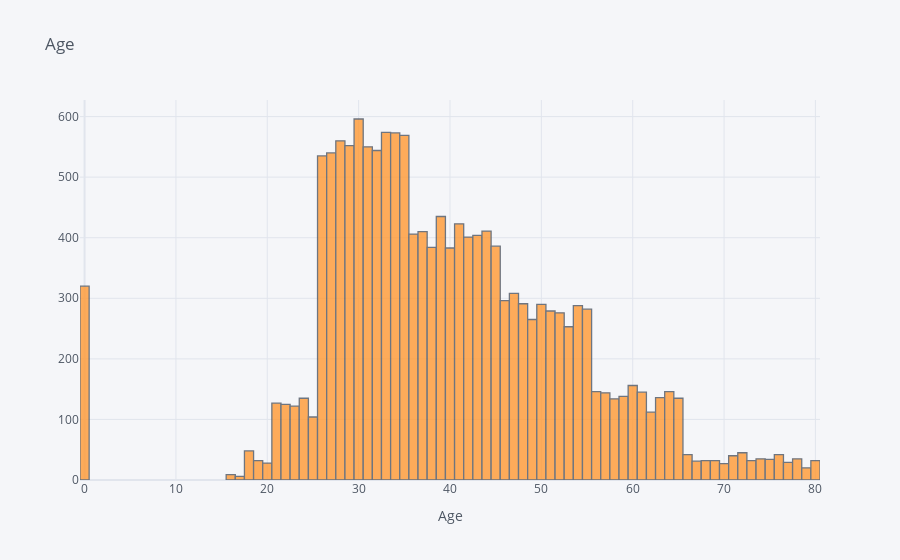
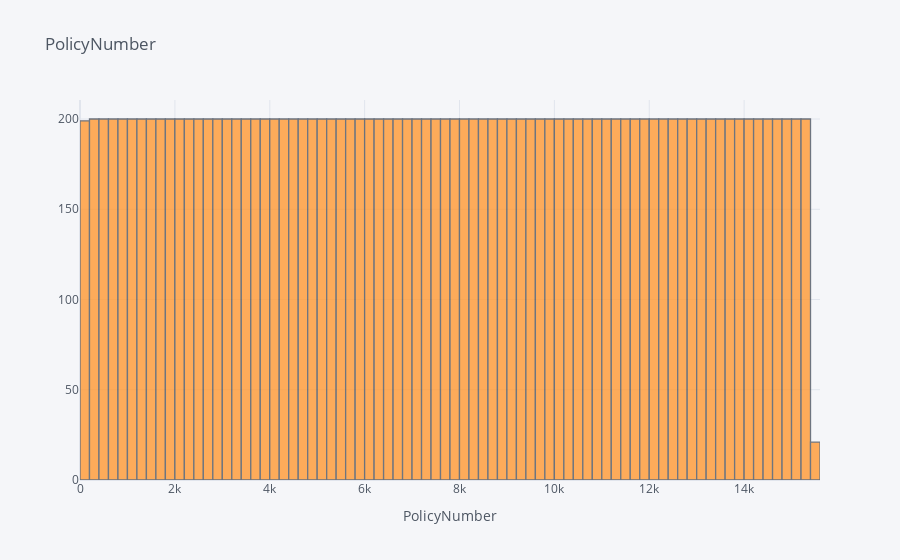

Source (notebook cell) for these figures, in order:
### Code cell
for c in numeric_cols:
    data[c].iplot(kind='hist',title=c,xTitle=c)
    plt.show()

### Figure 1 — Plotly figure (JSON) as saved in the notebook; plotly's stock layout.template omitted (floating-point values rounded to 4 significant figures; data arrays with more than 128 entries replaced by an {"elided": "..."} marker saying what was removed)
{"data": [{"histfunc": "count", "histnorm": "", "marker": {"color": "rgba(255, 153, 51, 1.0)", "line": {"color": "#4D5663", "width": 1.3}}, "name": "Age", "opacity": 0.8, "orientation": "v", "type": "histogram", "x": {"elided": "15420 int values"}}], "layout": {"barmode": "overlay", "legend": {"bgcolor": "#F5F6F9", "font": {"color": "#4D5663"}}, "paper_bgcolor": "#F5F6F9", "plot_bgcolor": "#F5F6F9", "title": {"font": {"color": "#4D5663"}, "text": "Age"}, "xaxis": {"gridcolor": "#E1E5ED", "showgrid": true, "tickfont": {"color": "#4D5663"}, "title": {"font": {"color": "#4D5663"}, "text": "Age"}, "zerolinecolor": "#E1E5ED"}, "yaxis": {"gridcolor": "#E1E5ED", "showgrid": true, "tickfont": {"color": "#4D5663"}, "title": {"font": {"color": "#4D5663"}, "text": ""}, "zerolinecolor": "#E1E5ED"}}}

### Figure 2 — Plotly figure (JSON) as saved in the notebook; plotly's stock layout.template omitted (floating-point values rounded to 4 significant figures; data arrays with more than 128 entries replaced by an {"elided": "..."} marker saying what was removed)
{"data": [{"histfunc": "count", "histnorm": "", "marker": {"color": "rgba(255, 153, 51, 1.0)", "line": {"color": "#4D5663", "width": 1.3}}, "name": "PolicyNumber", "opacity": 0.8, "orientation": "v", "type": "histogram", "x": {"elided": "15420 int values"}}], "layout": {"barmode": "overlay", "legend": {"bgcolor": "#F5F6F9", "font": {"color": "#4D5663"}}, "paper_bgcolor": "#F5F6F9", "plot_bgcolor": "#F5F6F9", "title": {"font": {"color": "#4D5663"}, "text": "PolicyNumber"}, "xaxis": {"gridcolor": "#E1E5ED", "showgrid": true, "tickfont": {"color": "#4D5663"}, "title": {"font": {"color": "#4D5663"}, "text": "PolicyNumber"}, "zerolinecolor": "#E1E5ED"}, "yaxis": {"gridcolor": "#E1E5ED", "showgrid": true, "tickfont": {"color": "#4D5663"}, "title": {"font": {"color": "#4D5663"}, "text": ""}, "zerolinecolor": "#E1E5ED"}}}
